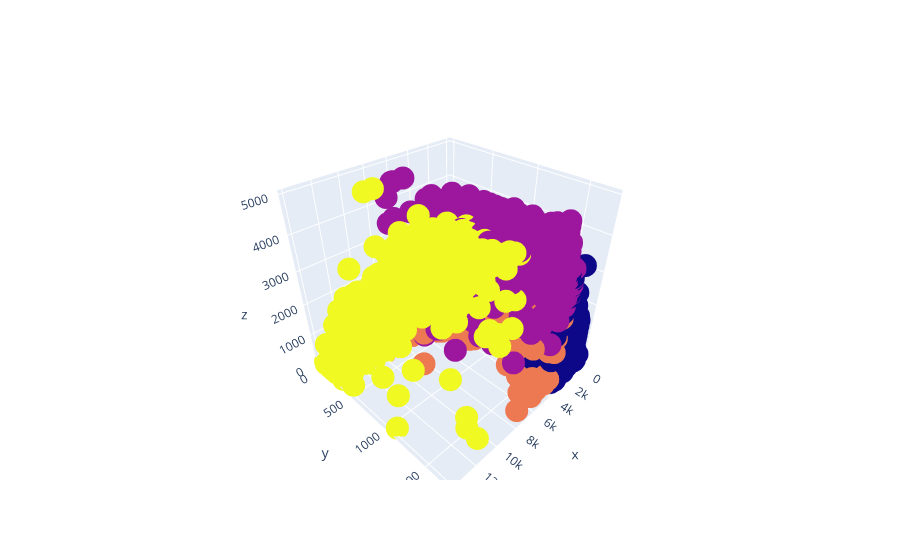

Write notebook code for a chart like this one.
### Code cell
# Creating a 3D chart

fig = go.Figure()
fig.add_trace(go.Scatter3d(x=data['CREDIT_LIMIT'],
                         y = data['MINIMUM_PAYMENTS'], z = data['BALANCE'],
                         mode = 'markers',                      
                          marker = dict(color = grouper.labels_.astype(np.float)),
                        text = [0, 1, 2]))
fig.show()

### Figure 1 — Plotly figure (JSON) as saved in the notebook; plotly's stock layout.template omitted (floating-point values rounded to 4 significant figures; data arrays with more than 128 entries replaced by an {"elided": "..."} marker saying what was removed)
{"data": [{"marker": {"color": {"elided": "8950 int values"}}, "mode": "markers", "text": ["0", "1", "2"], "type": "scatter3d", "x": {"elided": "8950 float values"}, "y": {"elided": "8950 float values"}, "z": {"elided": "8950 float values"}}], "layout": {}}
